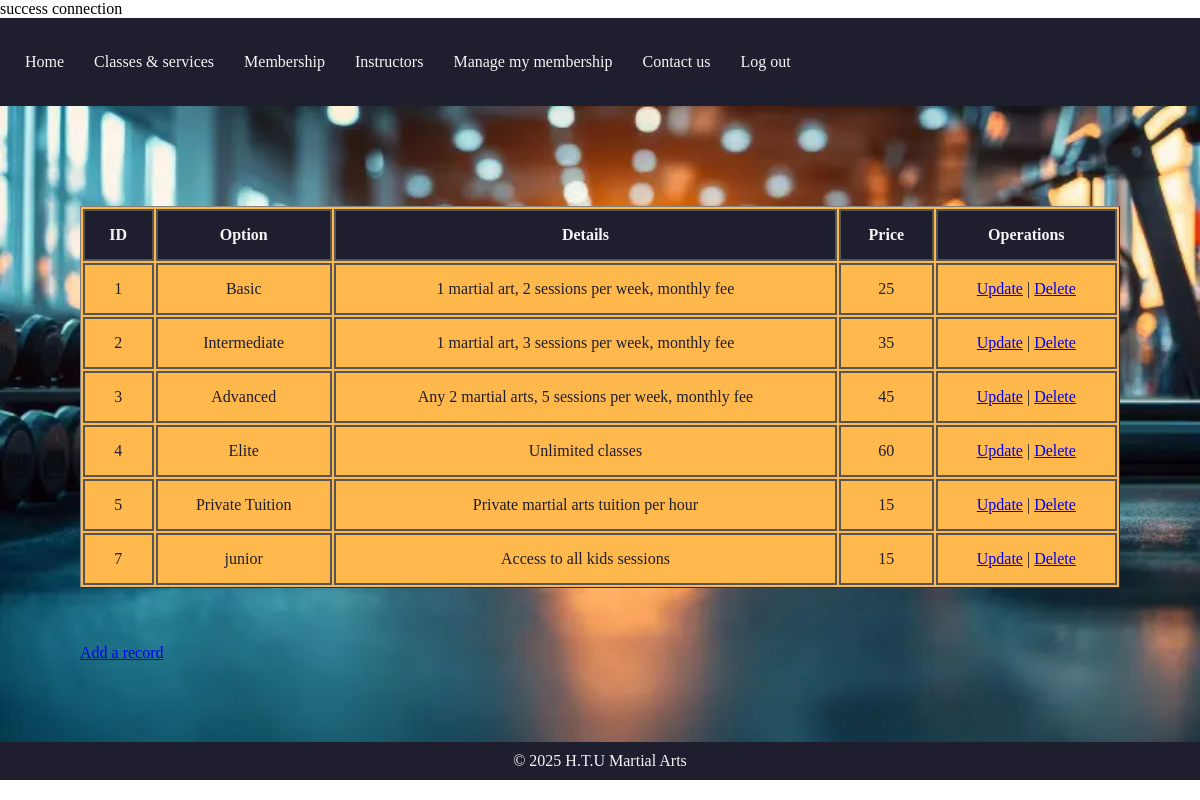
The app's page /code/finalproject/pages/admin/manage_membership.php (signed in) with its own data.
### tables this page shows
CREATE TABLE `membership` (
  `ID` int(11) NOT NULL,
  `Option` text NOT NULL,
  `Details` text NOT NULL,
  `Price` int(11) NOT NULL
);

### code/finalproject/pages/admin/manage_membership.php (the view, shortened to what this page needs)
<?php
include "../db/db.php";
?>
<!DOCTYPE html>
<html lang="en">
<head>
    <link rel="stylesheet" href="../../css/manage_useres.css">
    <link rel="stylesheet" href="../../css/nav.css">
    <link rel="stylesheet" href="../../css/footer.css">
    <link rel="stylesheet" href="https://cdnjs.cloudflare.com/ajax/libs/font-awesome/6.5.0/css/all.min.css">
</head>
<body>
<?php include "../shared/nav.php"; ?>
<section class='main-content'>
<?php
echo "<table border='1'>
<tr>
<th>ID</th>
<th>Option</th>
<th>Details</th>
<th>Price</th>
<th>Operations</th>
</tr>";
$query = "SELECT * FROM membership";
$result = mysqli_query($con , $query);
if(mysqli_num_rows($result) > 0){
    while($row =  mysqli_fetch_assoc($result)){
       echo "<tr>
    <td>{$row['ID']}</td>
    <td>{$row['Option']}</td>
    <td>{$row['Details']}</td>
    <td>{$row['Price']}</td>
    <td>
        <a href='update_membership.php?id={$row['ID']}&option={$row['Option']}&details={$row['Details']}&price={$row['Price']}'>Update</a>
        | <a href='manage_membership.php?id={$row['ID']}'>Delete</a>
    </td>
</tr>";
    }
}
echo "</table>";
?>
<br><br>
<a href="add_membership.php">
    Add a record
</a>
</section>
<?php include "../shared/footer.php"; ?>
</body>
</html>

### code/finalproject/css/manage_useres.css (style rules this page uses)
* { margin: 0; padding: 0; box-sizing: border-box; }
.main-content { background-image: url('../images/empty-fitness-center-equipment-blurred-interior-sun-glare-effect-modern-gym-background-empty-fitness-center-357026796.webp'); background-size: cover; background-position: center; padding: 80px; }
table { width: 100%; margin: 20px auto; background-color: #FFB84C; }
th, td { padding: 15px; text-align: center; border: 2px solid #555; }
th { background-color: #1E1E2F; color: #F5F5F5; font-weight: bold; }
td { color: #1E1E2F; }

### records on screen
membership: ID "1", Option "Basic", Details "1 martial art, 2 sessions per week, monthly fee", Price "25"
membership: ID "2", Option "Intermediate", Details "1 martial art, 3 sessions per week, monthly fee", Price "35"
membership: ID "3", Option "Advanced", Details "Any 2 martial arts, 5 sessions per week, monthly fee", Price "45"
membership: ID "4", Option "Elite", Details "Unlimited classes", Price "60"
membership: ID "5", Option "Private Tuition", Details "Private martial arts tuition per hour", Price "15"
membership: ID "7", Option "junior", Details "Access to all kids sessions", Price "15"
